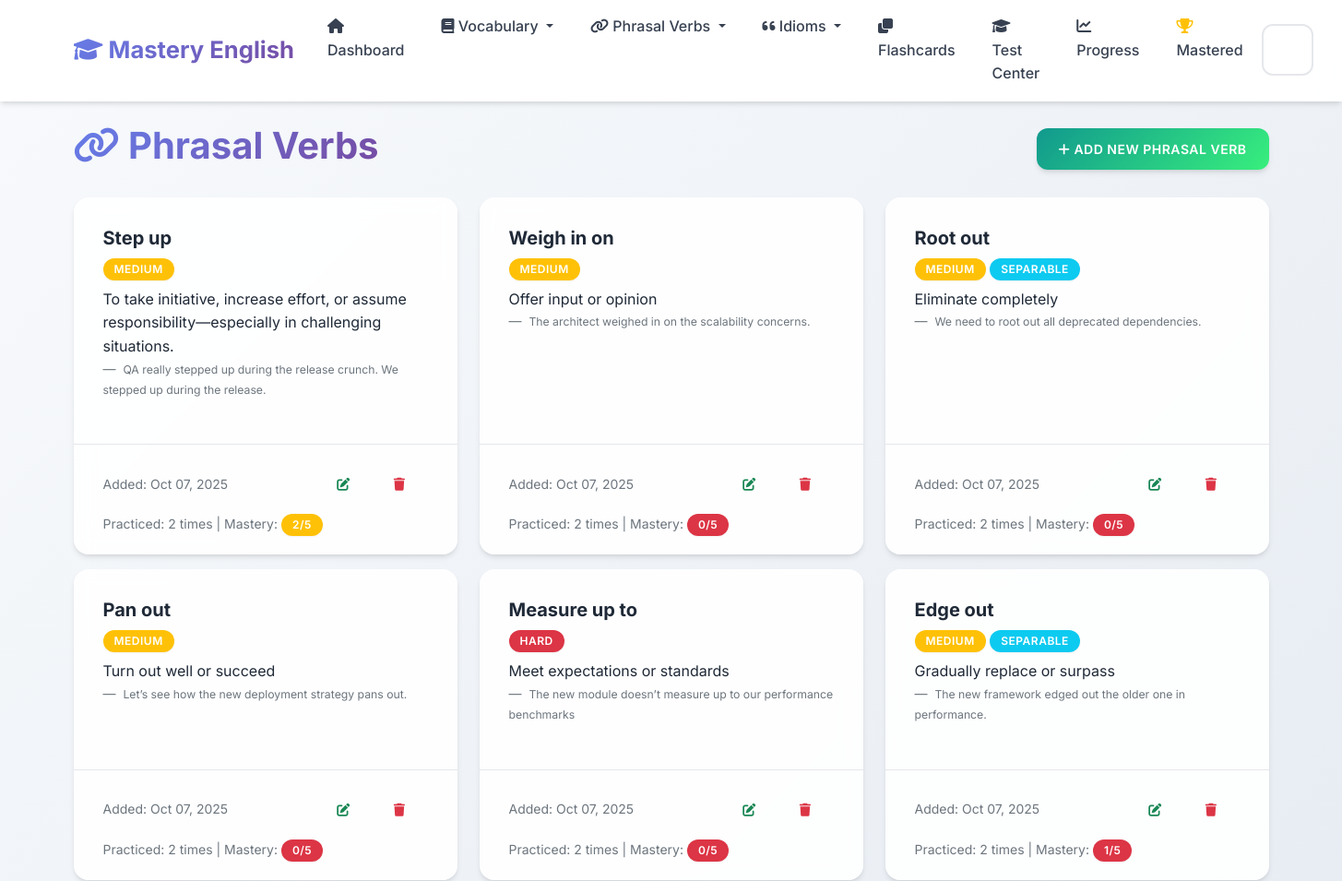
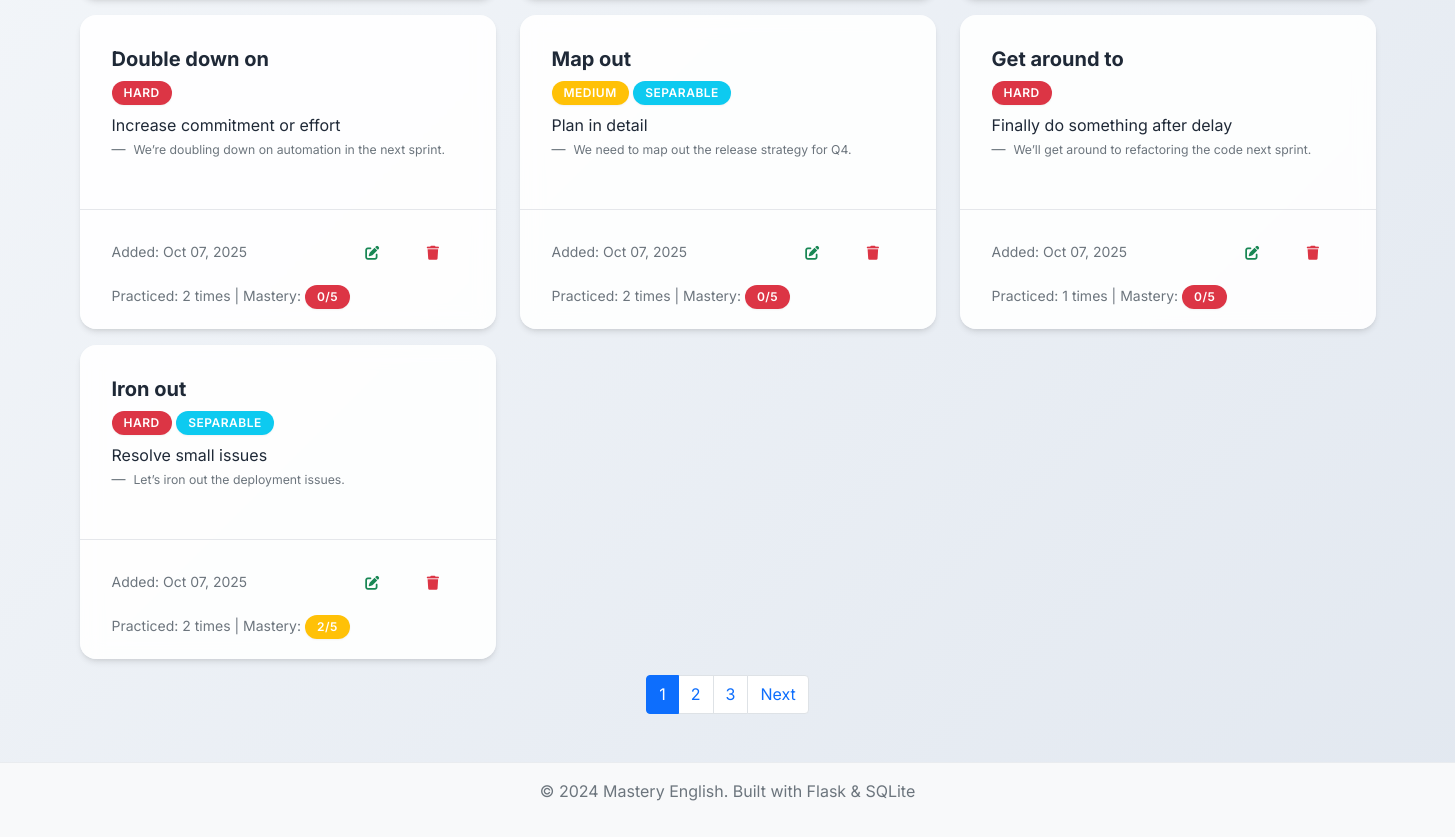
Page /phrasal-verbs on the committed database (2 pictures, top to bottom).
### app.py (models this page shows, shortened)
class PhrasalVerb(db.Model):
    __tablename__ = 'phrasal_verbs'
    id = db.Column(db.Integer, primary_key=True)
    phrasal_verb = db.Column(db.String(100), nullable=False)
    meaning = db.Column(db.Text, nullable=False)
    example_sentence = db.Column(db.Text)
    separable = db.Column(db.Boolean, default=False)
    difficulty_level = db.Column(db.String(20), default='medium')
    date_added = db.Column(db.DateTime, default=datetime.utcnow)
    times_practiced = db.Column(db.Integer, default=0)
    last_practiced = db.Column(db.DateTime)
    mastery_level = db.Column(db.Integer, default=0)

### app.py (the view)
@app.route('/phrasal-verbs')
def phrasal_verbs_list():
    page = request.args.get('page', 1, type=int)
    phrasal_verbs = PhrasalVerb.query.order_by(PhrasalVerb.date_added.desc()).paginate(
        page=page, per_page=10, error_out=False)
    return render_template('phrasal_verbs_list.html', phrasal_verbs=phrasal_verbs)

### templates/phrasal_verbs_list.html (shortened to what this page needs)
{% extends "base.html" %}
{% block content %}
<div class="row">
    <div class="col-12">
        <div class="d-flex justify-content-between align-items-center mb-4">
            <h1>
                <i class="fas fa-link"></i> Phrasal Verbs
            </h1>
            <a href="{{ url_for('add_phrasal_verb') }}" class="btn btn-success">
                <i class="fas fa-plus"></i> Add New Phrasal Verb
            </a>
        </div>
    </div>
</div>
{% if phrasal_verbs.items %}
    <div class="row">
        {% for phrasal in phrasal_verbs.items %}
            <div class="col-md-6 col-lg-4 mb-3">
                <div class="card h-100">
                    <div class="card-body">
                        <h5 class="card-title">{{ phrasal.phrasal_verb }}</h5>
                        <span class="badge bg-{% if phrasal.difficulty_level == 'easy' %}success{% elif phrasal.difficulty_level == 'hard' %}danger{% else %}warning{% endif %} mb-2">
                            {{ phrasal.difficulty_level.title() }}
                        </span>
                        {% if phrasal.separable %}
                            <span class="badge bg-info mb-2">Separable</span>
                        {% endif %}
                        <p class="card-text">{{ phrasal.meaning }}</p>
                        {% if phrasal.example_sentence %}
                            <blockquote class="blockquote-footer">
                                <small>{{ phrasal.example_sentence }}</small>
                            </blockquote>
                        {% endif %}
                    </div>
                    <div class="card-footer bg-transparent">
                        <div class="d-flex justify-content-between align-items-center">
                            <small class="text-muted">
                                Added: {{ phrasal.date_added.strftime('%b %d, %Y') }}
                            </small>
                            <div class="btn-group" role="group">
                                <a href="{{ url_for('edit_phrasal_verb', id=phrasal.id) }}" class="btn btn-sm btn-outline-success">
                                    <i class="fas fa-edit"></i>
                                </a>
                                <button type="button" class="btn btn-sm btn-outline-danger" onclick="confirmDelete('{{ phrasal.phrasal_verb }}', '{{ url_for('delete_phrasal_verb', id=phrasal.id) }}')">
                                    <i class="fas fa-trash"></i>
                                </button>
                            </div>
                        </div>
                        {% if phrasal.times_practiced > 0 %}
                            <div class="mt-2">
                                <small class="text-muted">
                                    Practiced: {{ phrasal.times_practiced }} times
                                    | Mastery:
                                    <span class="badge bg-{% if phrasal.mastery_level >= 4 %}success{% elif phrasal.mastery_level >= 2 %}warning{% else %}danger{% endif %}">
                                        {{ phrasal.mastery_level }}/5
                                    </span>
                                </small>
                            </div>
                        {% endif %}
                    </div>
                </div>
            </div>
        {% endfor %}
    </div>
    {% if phrasal_verbs.pages > 1 %}
        <nav aria-label="Page navigation">
            <ul class="pagination justify-content-center">
                {% for page_num in phrasal_verbs.iter_pages() %}
                    {% if page_num %}
                        {% if page_num != phrasal_verbs.page %}
                            <li class="page-item">
                                <a class="page-link" href="{{ url_for('phrasal_verbs_list', page=page_num) }}">{{ page_num }}</a>
                            </li>
                        {% else %}
                            <li class="page-item active">
                                <span class="page-link">{{ page_num }}</span>
                            </li>
                        {% endif %}
                    {% else %}
                        <li class="page-item disabled">
                            <span class="page-link">...</span>
                        </li>
                    {% endif %}
                {% endfor %}
                {% if phrasal_verbs.has_next %}
                    <li class="page-item">
                        <a class="page-link" href="{{ url_for('phrasal_verbs_list', page=phrasal_verbs.next_num) }}">Next</a>
                    </li>
                {% endif %}
            </ul>
        </nav>
    {% endif %}
{% endif %}
{% endblock %}

### static/css/style.css (style rules this page uses)
:root { --primary-color: #6366f1; --primary-dark: #4f46e5; --primary-light: #8b5cf6; --success-color: #10b981; --success-dark: #059669; --info-color: #06b6d4; --info-dark: #0891b2; --warning-color: #f59e0b; --warning-dark: #d97706; --danger-color: #ef4444; --danger-dark: #dc2626; --light-color: #f8fafc; --dark-color: #1e293b; --gray-50: #f9fafb; --gray-100: #f3f4f6; --gray-200: #e5e7eb; --gray-300: #d1d5db; --gray-400: #9ca3af; --gray-500: #6b7280; --gray-600: #4b5563; --gray-700: #374151; --gray-800: #1f2937; --gray-900: #111827; --gradient-primary: linear-gradient(135deg, #667eea 0%, #764ba2 100%); --gradient-success: linear-gradient(135deg, #11998e 0%, #38ef7d 100%); --gradient-info: linear-gradient(135deg, #667db6 0%, #0082c8 100%); --gradient-warning: linear-gradient(135deg, #f093fb 0%, #f5576c 100%); --gradient-hero: linear-gradient(135deg, #667eea 0%, #764ba2 50%, #f093fb 100%); --shadow-sm: 0 1px 2px 0 rgba(0, 0, 0, 0.05); --shadow: 0 4px 6px -1px rgba(0, 0, 0, 0.1), 0 2px 4px -1px rgba(0, 0, 0, 0.06); --shadow-md: 0 10px 15px -3px rgba(0, 0, 0, 0.1), 0 4px 6px -2px rgba(0, 0, 0, 0.05); --shadow-lg: 0 20px 25px -5px rgba(0, 0, 0, 0.1), 0 10px 10px -5px rgba(0, 0, 0, 0.04); --shadow-xl: 0 25px 50px -12px rgba(0, 0, 0, 0.25); }
body { font-family: 'Inter', 'Segoe UI', -apple-system, BlinkMacSystemFont, sans-serif; background: linear-gradient(135deg, #f8fafc 0%, #e2e8f0 100%); min-height: 100vh; line-height: 1.6; color: var(--gray-800); }
.card { border: none; border-radius: 16px; background: rgba(255, 255, 255, 0.9); backdrop-filter: blur(10px); box-shadow: var(--shadow); transition: all 0.4s cubic-bezier(0.4, 0, 0.2, 1); position: relative; overflow: hidden; }
.card::before { content: ''; position: absolute; top: 0; left: 0; width: 100%; height: 2px; background: var(--gradient-primary); transform: scaleX(0); transition: transform 0.3s ease; }
.card-body { padding: 2rem; }
.card-footer { background: rgba(248, 250, 252, 0.8); border-top: 1px solid var(--gray-200); border-radius: 0 0 16px 16px; padding: 1.25rem 2rem; }
.badge { font-size: 0.7rem; border-radius: 12px; padding: 0.4em 0.8em; }
.btn { border-radius: 12px; font-weight: 600; padding: 0.75rem 1.5rem; text-transform: uppercase; letter-spacing: 0.5px; font-size: 0.875rem; transition: all 0.3s cubic-bezier(0.4, 0, 0.2, 1); position: relative; overflow: hidden; border: none; }
.btn::before { content: ''; position: absolute; top: 0; left: -100%; width: 100%; height: 100%; background: linear-gradient(90deg, transparent, rgba(255,255,255,0.2), transparent); transition: left 0.5s; }
.btn-success { background: var(--gradient-success); box-shadow: var(--shadow); }
.btn-group .btn { border-radius: 6px; }
h1, h2, h3, h4, h5, h6 { font-weight: 700; color: var(--gray-800); }
h1 { background: var(--gradient-primary); -webkit-background-clip: text; -webkit-text-fill-color: transparent; background-clip: text; }
.badge { font-size: 0.75rem; border-radius: 20px; padding: 0.5em 1em; font-weight: 600; text-transform: uppercase; letter-spacing: 0.5px; box-shadow: var(--shadow-sm); }
.fa, .fas, .far { transition: all 0.3s ease; }

### rows in the picture
PhrasalVerb: phrasal_verb "Step up", difficulty_level "MEDIUM", meaning "To take initiative, increase effort, or assume responsibility—especially in challenging situations.", example_sentence "QA really stepped up during the release crunch. We stepped up during the release.", date_added "Oct 07, 2025", times_practiced "2", mastery_level "2"
PhrasalVerb: phrasal_verb "Weigh in on", difficulty_level "MEDIUM", meaning "Offer input or opinion", example_sentence "The architect weighed in on the scalability concerns.", date_added "Oct 07, 2025", times_practiced "2", mastery_level "0"
PhrasalVerb: phrasal_verb "Root out", difficulty_level "MEDIUM", separable "SEPARABLE", meaning "Eliminate completely", example_sentence "We need to root out all deprecated dependencies.", date_added "Oct 07, 2025", times_practiced "2", mastery_level "0"
PhrasalVerb: phrasal_verb "Pan out", difficulty_level "MEDIUM", meaning "Turn out well or succeed", example_sentence "Let’s see how the new deployment strategy pans out.", date_added "Oct 07, 2025", times_practiced "2", mastery_level "0"
PhrasalVerb: phrasal_verb "Measure up to", difficulty_level "HARD", meaning "Meet expectations or standards", example_sentence "The new module doesn’t measure up to our performance benchmarks", date_added "Oct 07, 2025", times_practiced "2", mastery_level "0"
PhrasalVerb: phrasal_verb "Edge out", difficulty_level "MEDIUM", separable "SEPARABLE", meaning "Gradually replace or surpass", example_sentence "The new framework edged out the older one in performance.", date_added "Oct 07, 2025", times_practiced "2", mastery_level "1"
PhrasalVerb: phrasal_verb "Double down on", difficulty_level "HARD", meaning "Increase commitment or effort", example_sentence "We’re doubling down on automation in the next sprint.", date_added "Oct 07, 2025", times_practiced "2", mastery_level "0"
PhrasalVerb: phrasal_verb "Map out", difficulty_level "MEDIUM", separable "SEPARABLE", meaning "Plan in detail", example_sentence "We need to map out the release strategy for Q4.", date_added "Oct 07, 2025", times_practiced "2", mastery_level "0"
PhrasalVerb: phrasal_verb "Get around to", difficulty_level "HARD", meaning "Finally do something after delay", example_sentence "We’ll get around to refactoring the code next sprint.", date_added "Oct 07, 2025", times_practiced "1", mastery_level "0"
PhrasalVerb: phrasal_verb "Iron out", difficulty_level "HARD", separable "SEPARABLE", meaning "Resolve small issues", example_sentence "Let’s iron out the deployment issues.", date_added "Oct 07, 2025", times_practiced "2", mastery_level "2"

### other values in the picture
{{ page_num }} "1"
{{ page_num }} "2" "3"
